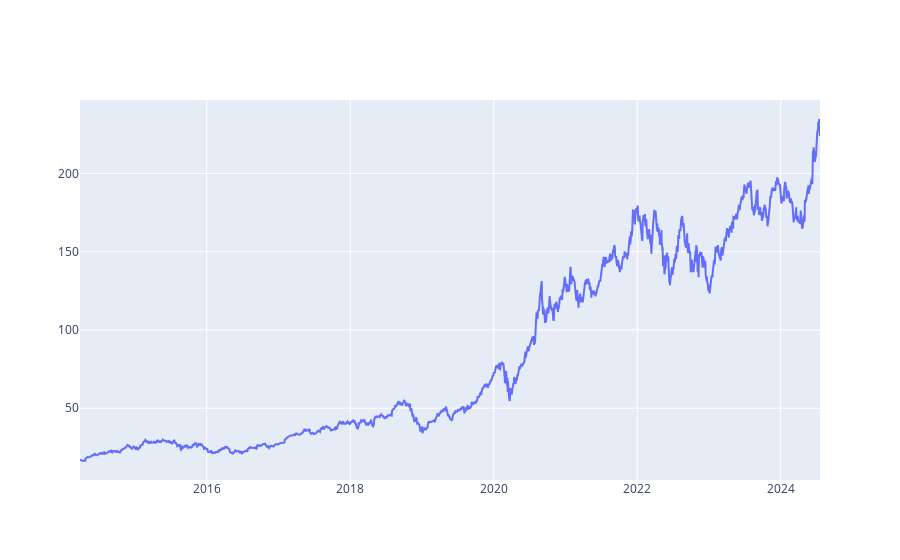

This figure's notebook cell:
### Markdown cell above
# Time Series Visualization with plotly

### Code cell
from plotly import graph_objs as go

# examplrary plot with time series data
fig = go.Figure()
fig.add_trace(go.Scatter(x=df_sel.index, y=df_sel["AAPL"], mode="lines", name="AAPL"))

### Figure 1 — Plotly figure (JSON) as saved in the notebook; plotly's stock layout.template omitted (floating-point values rounded to 4 significant figures; data arrays with more than 128 entries replaced by an {"elided": "..."} marker saying what was removed)
{"data": [{"mode": "lines", "name": "AAPL", "type": "scatter", "x": {"elided": "2596 str values"}, "y": {"elided": "2596 float values"}}], "layout": {}}
